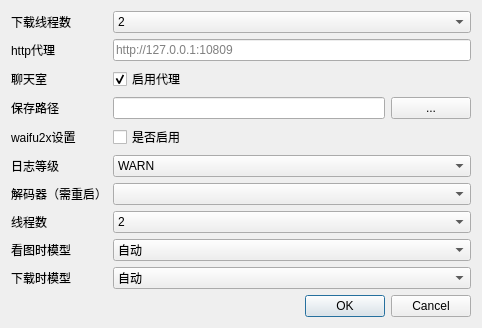
<?xml version="1.0" encoding="UTF-8"?>
<ui version="4.0">
 <class>Setting</class>
 <widget class="QWidget" name="Setting">
  <property name="geometry">
   <rect>
    <x>0</x>
    <y>0</y>
    <width>482</width>
    <height>304</height>
   </rect>
  </property>
  <property name="windowTitle">
   <string>Form</string>
  </property>
  <layout class="QGridLayout" name="gridLayout_2">
   <item row="0" column="0">
    <layout class="QGridLayout" name="gridLayout">
     <item row="0" column="0">
      <layout class="QGridLayout" name="gridLayout_3">
       <item row="2" column="0">
        <widget class="QLabel" name="label_9">
         <property name="text">
          <string>聊天室</string>
         </property>
        </widget>
       </item>
       <item row="1" column="0">
        <widget class="QLabel" name="label_2">
         <property name="text">
          <string>http代理</string>
         </property>
        </widget>
       </item>
       <item row="1" column="2">
        <widget class="QLineEdit" name="httpEdit">
         <property name="placeholderText">
          <string>http://127.0.0.1:10809</string>
         </property>
        </widget>
       </item>
       <item row="3" column="0">
        <widget class="QLabel" name="label_5">
         <property name="text">
          <string>保存路径</string>
         </property>
        </widget>
       </item>
       <item row="8" column="2">
        <widget class="QComboBox" name="lookModel">
         <item>
          <property name="text">
           <string>自动</string>
          </property>
         </item>
         <item>
          <property name="text">
           <string>cunet（效果最好）</string>
          </property>
         </item>
         <item>
          <property name="text">
           <string>photo（写真）（速度快）</string>
          </property>
         </item>
         <item>
          <property name="text">
           <string>anime_style_art_rgb（动漫）（速度快）</string>
          </property>
         </item>
        </widget>
       </item>
       <item row="8" column="0">
        <widget class="QLabel" name="label_11">
         <property name="text">
          <string>看图时模型</string>
         </property>
        </widget>
       </item>
       <item row="2" column="2">
        <widget class="QCheckBox" name="checkBox_2">
         <property name="text">
          <string>启用代理</string>
         </property>
         <property name="checked">
          <bool>true</bool>
         </property>
        </widget>
       </item>
       <item row="0" column="0">
        <widget class="QLabel" name="label">
         <property name="frameShape">
          <enum>QFrame::NoFrame</enum>
         </property>
         <property name="text">
          <string>下载线程数</string>
         </property>
        </widget>
       </item>
       <item row="5" column="2">
        <widget class="QComboBox" name="logBox">
         <item>
          <property name="text">
           <string>WARN</string>
          </property>
         </item>
         <item>
          <property name="text">
           <string>INFO</string>
          </property>
         </item>
         <item>
          <property name="text">
           <string>DEBUG</string>
          </property>
         </item>
        </widget>
       </item>
       <item row="3" column="2">
        <layout class="QHBoxLayout" name="horizontalLayout_3">
         <item>
          <layout class="QHBoxLayout" name="horizontalLayout_4">
           <item>
            <widget class="QLineEdit" name="saveEdit"/>
           </item>
           <item>
            <widget class="QPushButton" name="pushButton">
             <property name="text">
              <string>...</string>
             </property>
            </widget>
           </item>
          </layout>
         </item>
        </layout>
       </item>
       <item row="4" column="0">
        <widget class="QLabel" name="label_6">
         <property name="text">
          <string>waifu2x设置</string>
         </property>
        </widget>
       </item>
       <item row="4" column="2">
        <widget class="QCheckBox" name="checkBox">
         <property name="text">
          <string>是否启用</string>
         </property>
        </widget>
       </item>
       <item row="7" column="0">
        <widget class="QLabel" name="label_8">
         <property name="text">
          <string>线程数</string>
         </property>
        </widget>
       </item>
       <item row="6" column="0">
        <widget class="QLabel" name="label_3">
         <property name="text">
          <string>解码器（需重启）</string>
         </property>
        </widget>
       </item>
       <item row="9" column="0">
        <widget class="QLabel" name="label_7">
         <property name="text">
          <string>下载时模型</string>
         </property>
        </widget>
       </item>
       <item row="0" column="2">
        <widget class="QComboBox" name="comboBox">
         <property name="placeholderText">
          <string/>
         </property>
         <item>
          <property name="text">
           <string>2</string>
          </property>
         </item>
         <item>
          <property name="text">
           <string>3</string>
          </property>
         </item>
         <item>
          <property name="text">
           <string>4</string>
          </property>
         </item>
         <item>
          <property name="text">
           <string>5</string>
          </property>
         </item>
         <item>
          <property name="text">
           <string>6</string>
          </property>
         </item>
        </widget>
       </item>
       <item row="7" column="2">
        <widget class="QComboBox" name="threadSelect">
         <item>
          <property name="text">
           <string>2</string>
          </property>
         </item>
        </widget>
       </item>
       <item row="9" column="2">
        <widget class="QComboBox" name="downloadModel">
         <item>
          <property name="text">
           <string>自动</string>
          </property>
         </item>
         <item>
          <property name="text">
           <string>cunet（效果好）</string>
          </property>
         </item>
         <item>
          <property name="text">
           <string>photo（写真）（速度快）</string>
          </property>
         </item>
         <item>
          <property name="text">
           <string>anime_style_art_rgb（动漫）（速度快）</string>
          </property>
         </item>
        </widget>
       </item>
       <item row="5" column="0">
        <widget class="QLabel" name="label_10">
         <property name="text">
          <string>日志等级</string>
         </property>
        </widget>
       </item>
       <item row="6" column="2">
        <widget class="QComboBox" name="encodeSelect"/>
       </item>
      </layout>
     </item>
     <item row="1" column="0">
      <widget class="QDialogButtonBox" name="buttonBox">
       <property name="standardButtons">
        <set>QDialogButtonBox::Cancel|QDialogButtonBox::Ok</set>
       </property>
      </widget>
     </item>
    </layout>
   </item>
  </layout>
 </widget>
 <resources/>
 <connections>
  <connection>
   <sender>buttonBox</sender>
   <signal>accepted()</signal>
   <receiver>Setting</receiver>
   <slot>SaveSetting()</slot>
   <hints>
    <hint type="sourcelabel">
     <x>336</x>
     <y>351</y>
    </hint>
    <hint type="destinationlabel">
     <x>242</x>
     <y>186</y>
    </hint>
   </hints>
  </connection>
  <connection>
   <sender>buttonBox</sender>
   <signal>rejected()</signal>
   <receiver>Setting</receiver>
   <slot>close()</slot>
   <hints>
    <hint type="sourcelabel">
     <x>217</x>
     <y>351</y>
    </hint>
    <hint type="destinationlabel">
     <x>137</x>
     <y>188</y>
    </hint>
   </hints>
  </connection>
  <connection>
   <sender>pushButton</sender>
   <signal>clicked()</signal>
   <receiver>Setting</receiver>
   <slot>SelectSavePath()</slot>
   <hints>
    <hint type="sourcelabel">
     <x>418</x>
     <y>120</y>
    </hint>
    <hint type="destinationlabel">
     <x>455</x>
     <y>132</y>
    </hint>
   </hints>
  </connection>
 </connections>
 <slots>
  <slot>SaveSetting()</slot>
  <slot>SelectSavePath()</slot>
 </slots>
 <buttongroups>
  <buttongroup name="buttonGroup"/>
 </buttongroups>
</ui>
